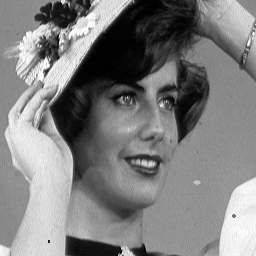
#> input picture Image_for_TeamSV/FEMME-NOISE.png, 256 x 256 px
$ python bai4.py
#> lines starting #> are read from the running program, lines starting #| are printed output that depends on the picture
import numpy as np
import matplotlib.pyplot as plt
import cv2
import os

# Đọc ảnh từ thư mục dự án
project_dir = os.path.dirname(os.path.dirname(__file__))  # Lấy thư mục dự án
image_path = os.path.join(project_dir, "Image_for_TeamSV", "FEMME-NOISE.png")
img = cv2.imread(image_path)
#> img is the input picture: shape (256, 256, 3); min 0, max 255, mean 127.1

# Nếu ảnh là ảnh màu (3 kênh), chuyển nó sang ảnh xám
if img.shape[2] == 3:
    img = cv2.cvtColor(img, cv2.COLOR_BGR2GRAY)
#> img: shape (256, 256)

# Thay X1 và X2 đều bằng img
X1 = img
X2 = img

# Tính và vẽ histogram dạng biểu đồ cột với cột rộng hơn
def plot_histogram_bar(image, title):
    histogram, bin_edges = np.histogram(image, bins=256, range=(0, 255))
#> histogram = 256 values, max 1476 at index 140, min 33 at index 254, mean 256; bin_edges = 257 values from 0 to 255
    plt.bar(bin_edges[0:-1], histogram, color='blue', width=2)  # Đặt width=2 để làm rộng cột
    plt.title(title)
    plt.xlabel("Mức xám")
    plt.ylabel("Số lượng điểm ảnh")

# Tạo một figure duy nhất với layout hợp lý để vẽ tất cả đồ thị
plt.figure(figsize=(14, 10))

# Vẽ ảnh X1 và histogram X1
plt.subplot(3, 2, 1)
plt.imshow(X1, cmap='gray')
plt.title("Ảnh X1 (img) gốc")

plt.subplot(3, 2, 2)
plot_histogram_bar(X1, "Histogram (biểu đồ cột rộng) của X1 (img)")

# Vẽ ảnh X2 và histogram X2
plt.subplot(3, 2, 3)
plt.imshow(X2, cmap='gray')
plt.title("Ảnh X2 (img) gốc")

plt.subplot(3, 2, 4)
plot_histogram_bar(X2, "Histogram (biểu đồ cột rộng) của X2 (img)")

# Cân bằng histogram cho X2 (img)
X2_equalized = cv2.equalizeHist(X2.astype(np.uint8))
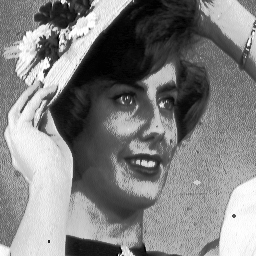
#> X2_equalized: shape (256, 256); min 0, max 255, mean 128.4

# Vẽ ảnh X2 sau khi cân bằng và histogram của nó
plt.subplot(3, 2, 5)
plt.imshow(X2_equalized, cmap='gray')
plt.title("Ảnh X2 sau khi cân bằng")

plt.subplot(3, 2, 6)
plot_histogram_bar(X2_equalized, "Histogram (biểu đồ cột rộng) của X2 sau khi cân bằng")

# Hiển thị tất cả đồ thị chỉ với một lần gọi plt.show()
plt.tight_layout()
plt.show()
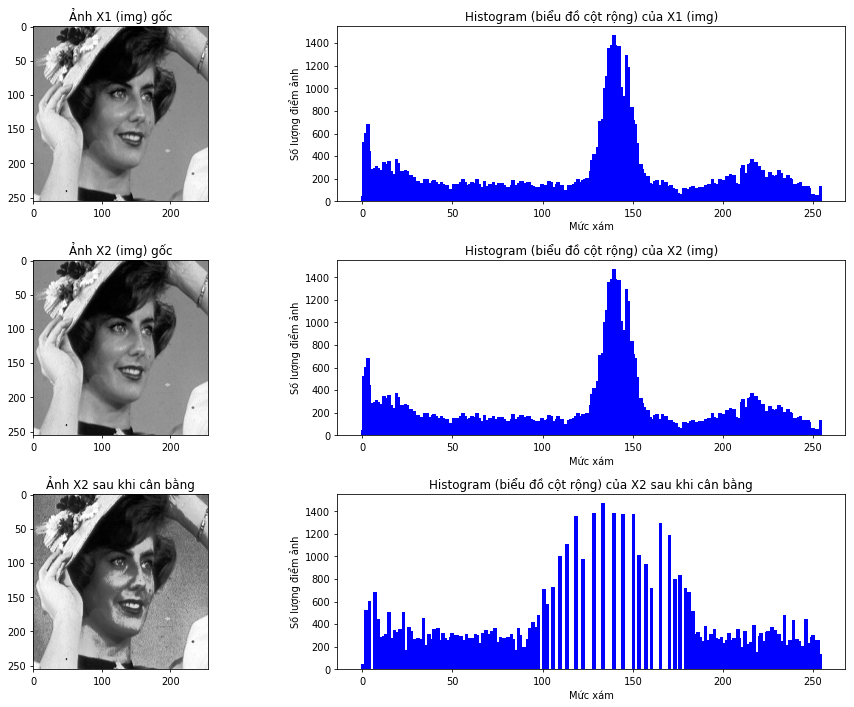
#> figure drawn by matplotlib, 6 panels; panel 2: tallest bar 1476 high, from x = 138.5 to 140.5; panel 4: tallest bar 1476 high, from x = 138.5 to 140.5; panel 6: tallest bar 1476 high, from x = 132.5 to 134.5

$ run again, with Image_for_TeamSV/bagues-bg.png copied over Image_for_TeamSV/FEMME-NOISE.png
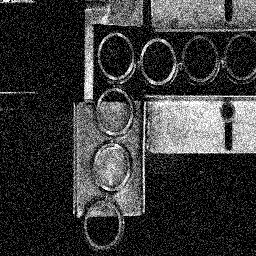
#> input picture Image_for_TeamSV/bagues-bg.png, 256 x 256 px
#> img is the input picture: shape (256, 256, 3); min 0, max 255, mean 56.4
#> img: shape (256, 256)
#> histogram = 256 values, max 21697 at index 0, min 22 at index 251, mean 256; bin_edges = 257 values from 0 to 255
#> `X2_equalized = cv2.equalizeHist(X2.astype(np.uint8))`:
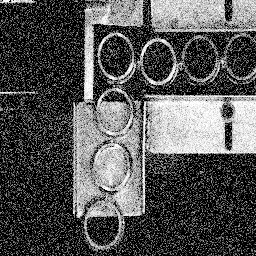
#> X2_equalized: shape (256, 256); min 0, max 255, mean 85.8
